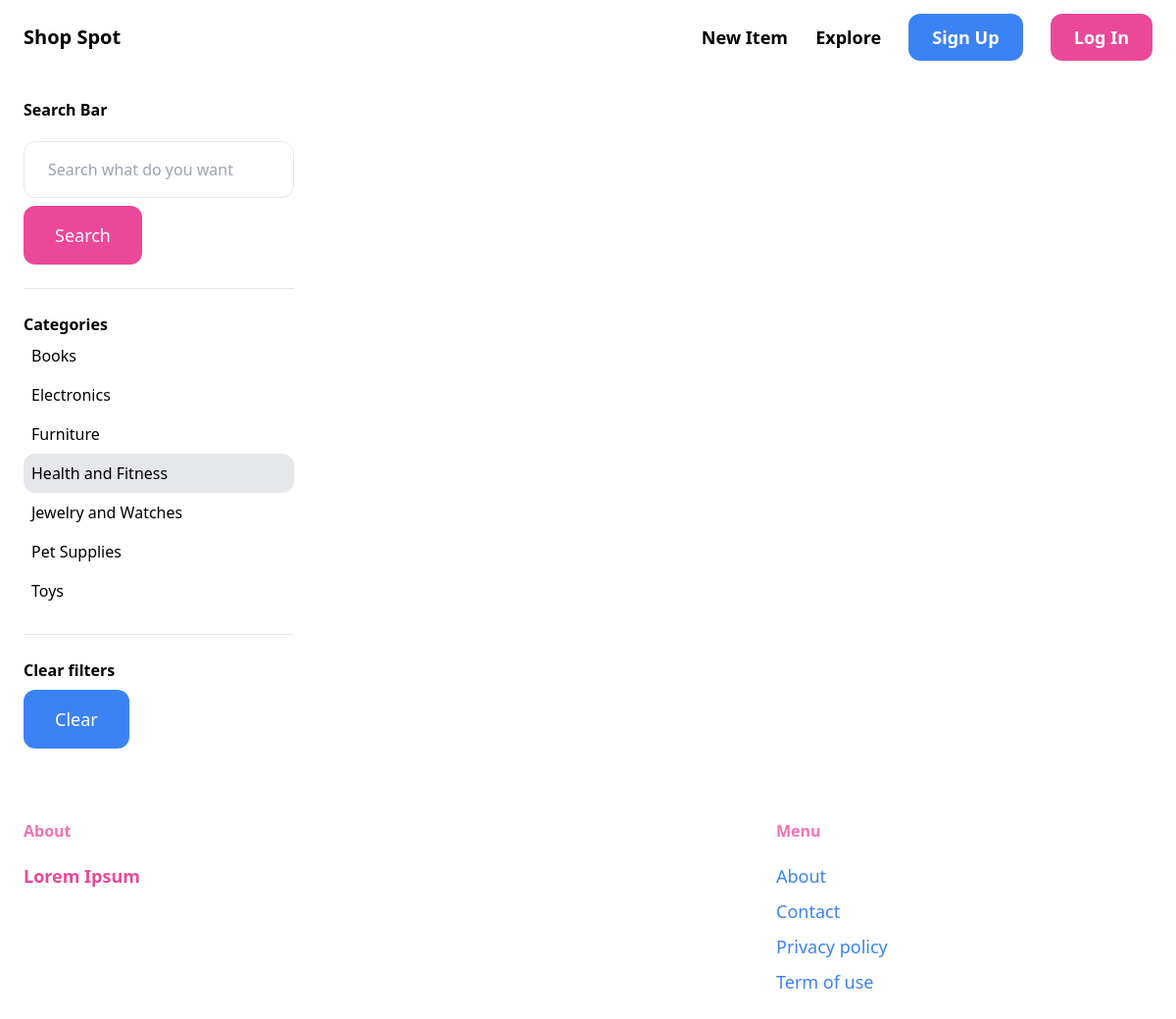
Page /items/?query=&category=3 on the earlier database version.
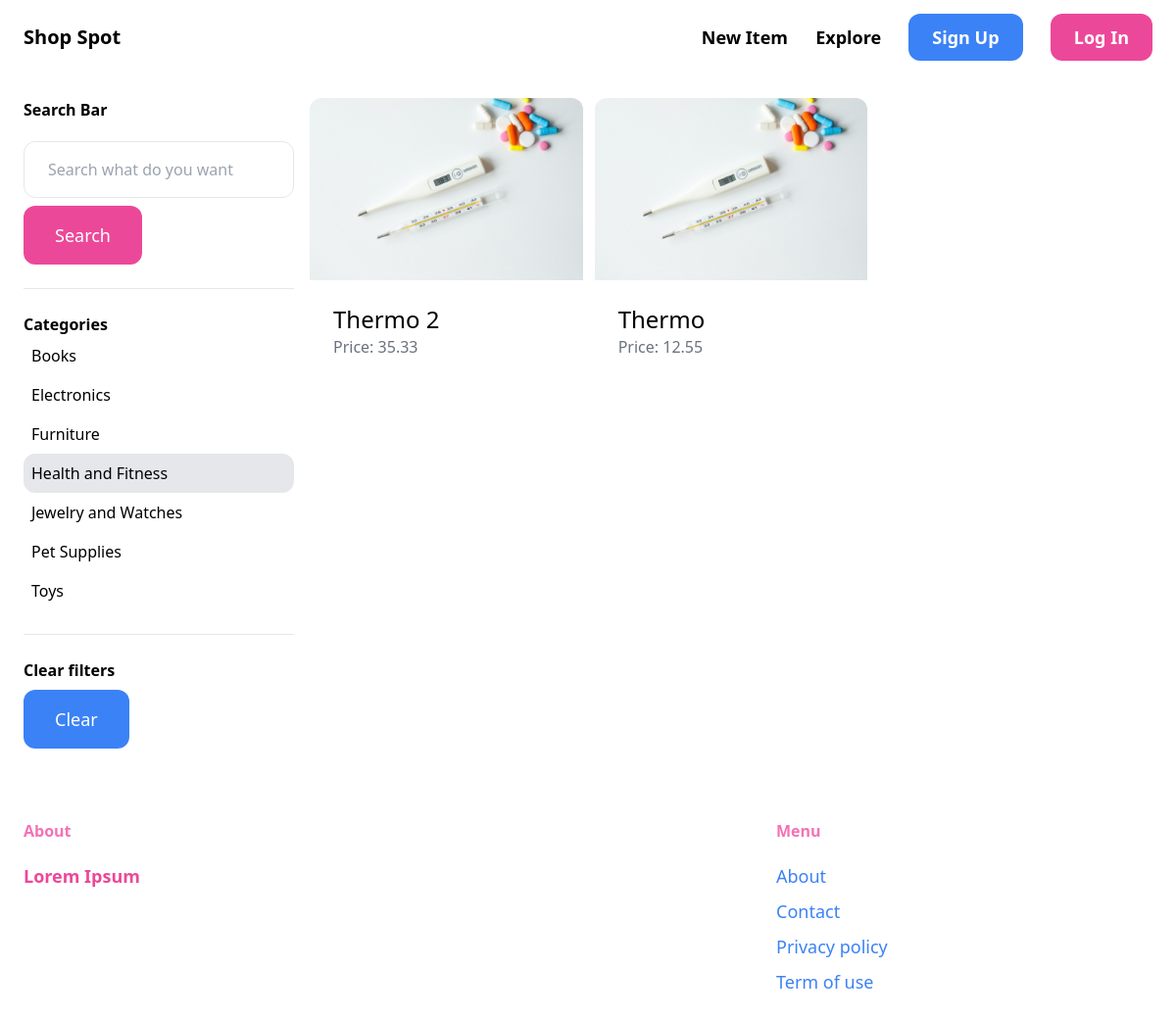
Same page on the later database version.
### items/models.py (models this page shows, shortened)
class Category(models.Model):
    name = models.CharField(max_length=255)
    class Meta:
        verbose_name_plural = 'Categories'
        ordering = ('name',)

class Item(models.Model):
    category = models.ForeignKey(Category, related_name='items', on_delete=models.CASCADE)
    name = models.CharField(max_length=255)
    description = models.TextField(blank=True, null=True)
    price = models.FloatField()
    image = models.ImageField(upload_to='itemImages', blank=True, null=True)
    is_sold = models.BooleanField(default=False)
    created_by = models.ForeignKey(User, related_name='items', on_delete=models.CASCADE)
    created_at = models.DateTimeField(auto_now_add=True)
    class Meta:
        ordering = ('-created_at',)

### items/views.py (the view)
# urls.py: path('',views.explore, name='explore'),
def explore(request):
    items = Item.objects.filter(is_sold=False)
    categories = Category.objects.all()
    category_id = request.GET.get('category',0)
    query = request.GET.get('query','')
    if category_id:
        items = items.filter(category_id=category_id)
    if query:
        items = items.filter(Q(name__icontains=query)|Q(description__icontains=query))
    return render(request, 'items/explore.html', {
        'items': items,
        'query' : query,
        'categories': categories,
        'category_id' : int(category_id)})

### items/templates/items/explore.html (shortened to what this page needs)
{% extends 'core/base.html' %}
{% block content %}
<div class="pb-6 grid grid-cols-4 gap-4">
    <div class="col-span-1">
        <p class="font-semibold mb-5">Search Bar</p>
     <form method="get" action="{% url 'items:explore' %}">
                <input name="query" class="w-full py-4 px-6 border rounded-xl" type="text" value="{{ query }}" placeholder="Search what do you want">
                <button class="mt-2 py-4 px-8 text-lg bg-pink-500 text-white rounded-xl">Search</button>
     </form>
        <hr class="my-6">
        <p class="font-semibold">Categories</p>
          <ul>
                {% for category in categories %}
                    <li class="py-2 px-2 rounded-xl {% if category.id == category_id %} bg-gray-200{% endif %}">
                        <a href="{% url 'items:explore' %}?query={{ query }}&category={{ category.id }}">{{ category.name }}</a>
                    </li>
                {% endfor %}
          </ul>
            <hr class="my-6">
            <p class="font-semibold">Clear filters</p>
            <ul>
                <li><a href="{% url 'items:explore' %}" class="mt-2 py-4 px-8 inline-block bg-blue-500 text-lg rounded-xl text-white">Clear</a></li></ul>
    </div>
    <div class="col-span-3">
     <div class="grid grid-cols-3 gap-3">
        {% for item in items %}
        <div>
             <a href="{% url 'items:detail' item.id %}">
                <div>
                   {% if item.image %}
                    <img src="{{ item.image.url }}" class="rounded-t-xl">
                {% endif %}
                </div>
                <div class="p-6 bg-white rounded-b-xl">
                    <h2 class="text-2xl">{{ item.name }}</h2>
                    <p class="text-gray-500">Price: {{ item.price }}</p>
                </div>
            </a>
        </div>
        {% endfor %}
    </div>
    </div>
</div>
{% endblock %}

### core/templates/core/base.html (shortened to what this page needs)
<!doctype html>
<html>
<head>
<script src="https://cdn.tailwindcss.com"></script>
</head>
<body>
<nav class="py-6 px-6 flex justify-between items-center border-pink-200 sticky-nav">
<a href="/" class="text-xl font-bold hover:text-pink-500">Shop Spot</a>
    <div class="space-x-6">
        <a href="{% url 'items:new_item' %}" class="text-lg font-semibold hover:text-pink-600 hover:underline">New Item</a>
        <a href="{% url 'items:explore' %}" class="text-lg font-semibold hover:text-pink-600 hover:underline">Explore</a>
        {% if request.user.is_authenticated %}
          <a href="#" class="px-6 py-3 text-lg font-semibold bg-blue-500 text-white rounded-xl hover:bg-blue-700">Discussions</a>
        <a href="{% url 'core:logout' %}" class="px-6 py-3 text-lg font-semibold bg-pink-500 text-white rounded-xl hover:bg-blue-500">Logout</a>
        {% else %}
        <a href="{% url 'core:signup' %}" class="px-6 py-3 text-lg font-semibold bg-blue-500 text-white rounded-xl hover:bg-blue-700">Sign Up</a>
        <a href="{% url 'core:login' %}" class="px-6 py-3 text-lg font-semibold bg-pink-500 text-white rounded-xl hover:bg-blue-500">Log In</a>
        {% endif %}
    </div>
</nav>
<div class="px-6 py-6">
    {% block content %}
    {% endblock %}
</div>
<footer class="py-6 px-6 flex justify-between bg-white-100">
    <div class="w-2/3 pr-10">
        <h3 class="mb-5 font-semibold text-pink-400">About</h3>
        <p class="text-lg font-semibold text-pink-500">Lorem Ipsum</p>
    </div>
     <div class="w-1/3">
                <h3 class="mb-5 font-semibold text-pink-400">Menu</h3>
                <ul class="space-y-2">
                    <li><a href="#" class="text-lg text-blue-500 hover:text-blue-700">About</a></li>
                    <li><a href="{% url 'core:contact' %}" class="text-lg text-blue-500 hover:text-blue-700">Contact</a></li>
                    <li><a href="#" class="text-lg text-blue-500 hover:text-blue-700">Privacy policy</a></li>
                    <li><a href="#" class="text-lg text-blue-500 hover:text-blue-700">Term of use</a></li>
                </ul>
            </div>
</footer>
</body>
</html>

### core/templates/core/base.html (style rules this page uses)
.sticky-nav { position: sticky; top: 0; z-index: 100; background-color: white; }

Differences in the rows shown:
added Item: image (picture), name "Thermo 2", price "35.33"
added Item: image (picture), name "Thermo", price "12.55"
